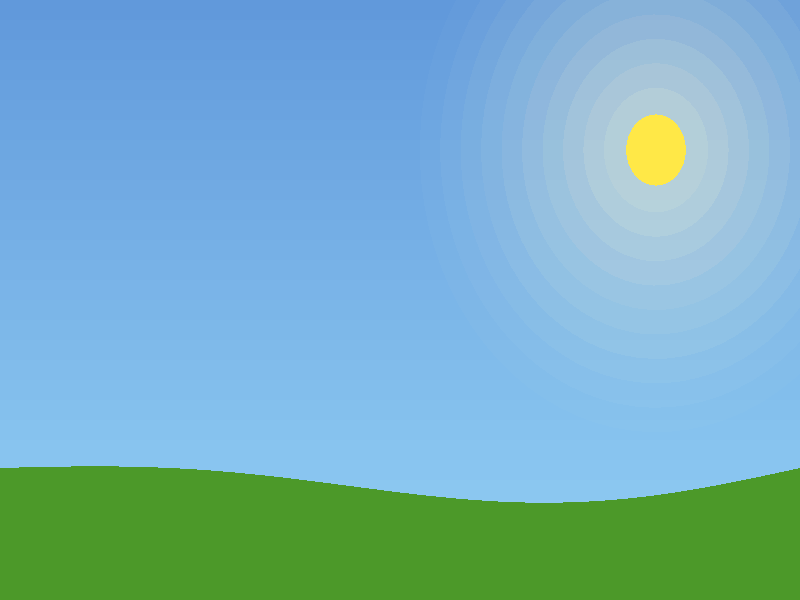

Write MATLAB code to recreate this figure. (Note: this script raises an error after producing the figure.)
% =========================================================
%  Realistic Cloud & Blooming Flower Animation
%  Volumetric clouds with parallax, red flower with
%  staggered petal unfurl, wind sway, grass, sun halo.
%  Run in MATLAB R2019b or later.
% =========================================================

fig = figure('Color',[0.53 0.80 0.96], 'Position',[80 80 860 540], ...
    'Name','Cloud & Flower Scene','NumberTitle','off','MenuBar','none');
ax = axes('Parent',fig,'Position',[0 0 1 1], ...
    'XLim',[0 860],'YLim',[0 540], ...
    'Color',[0.53 0.80 0.96],'XTick',[],'YTick',[],'YDir','reverse');
hold(ax,'on'); axis(ax,'off');
W = 860; H = 540;

% =========================================================
%  HELPER FUNCTIONS (defined at end as local functions)
% =========================================================

% ---- Sky gradient (static coloured bands) ---------------
nBands = 30;
for i = 1:nBands
    y0 = H*(i-1)/nBands;  y1 = H*i/nBands;
    t  = (i-1)/(nBands-1);
    c  = min([0.38+0.20*t, 0.60+0.22*t, 0.86+0.10*t], 1);
    fill(ax,[0 W W 0],[y0 y0 y1 y1],c,'EdgeColor','none');
end

% ---- Sun + halo -----------------------------------------
th  = linspace(0,2*pi,80);
SX  = W*0.82; SY = H*0.25;
for hi = 1:10
    r   = 34 + hi*22;
    alp = max(0.12 - hi*0.01, 0);
    fill(ax, SX+r*cos(th), SY+r*sin(th), [1 0.97 0.82], ...
        'EdgeColor','none','FaceAlpha',alp);
end
fill(ax, SX+32*cos(th), SY+32*sin(th), [1 0.91 0.28],'EdgeColor','none');

% ---- Ground / rolling hill ------------------------------
hillX = linspace(0,W,200);
hillY = H*0.78 + 22*sin(hillX/W*pi) - 14*sin(hillX/W*2*pi);
gndX  = [hillX, W, 0];
gndY  = [hillY, H, H];
fill(ax, gndX, gndY, [0.30 0.60 0.16],'EdgeColor','none');

% ---- Stem (shadow + stem) --------------------------------
stemBaseX = W*0.5;  stemBaseY = H*0.80;
stemTipY  = H*0.52;
nStem     = 40;
stem_t    = linspace(0,1,nStem);
stemS_h   = plot(ax, zeros(1,nStem), zeros(1,nStem), ...
    'Color',[0 0.15 0 0.18], 'LineWidth',9);
stem_h    = plot(ax, zeros(1,nStem), zeros(1,nStem), ...
    'Color',[0.18 0.48 0.06], 'LineWidth',7);

% ---- Leaves ----------------------------------------------
leaf1_h  = fill(ax, stemBaseX, stemBaseY, [0.14 0.52 0.10],'EdgeColor','none');
leaf2_h  = fill(ax, stemBaseX, stemBaseY, [0.16 0.55 0.12],'EdgeColor','none');
leaf1v_h = plot(ax, [stemBaseX stemBaseX],[stemBaseY stemBaseY], ...
    'Color',[0.08 0.34 0.04],'LineWidth',0.8);
leaf2v_h = plot(ax, [stemBaseX stemBaseX],[stemBaseY stemBaseY], ...
    'Color',[0.08 0.34 0.04],'LineWidth',0.8);

% ---- Calyx -----------------------------------------------
nCalyx  = 5;
calyx_h = gobjects(nCalyx,1);
for ci = 1:nCalyx
    calyx_h(ci) = fill(ax, stemBaseX, stemBaseY, [0.18 0.48 0.06],'EdgeColor','none');
end

% ---- Petals ----------------------------------------------
nPetals     = 8;
petalAngles = linspace(0, 2*pi, nPetals+1); petalAngles(end)=[];
petalS_h    = gobjects(nPetals,1);
petal_h     = gobjects(nPetals,1);
for p = 1:nPetals
    petalS_h(p) = fill(ax, stemBaseX, stemBaseY, [0.50 0 0.02], ...
        'EdgeColor','none','FaceAlpha',0.15);
    petal_h(p)  = fill(ax, stemBaseX, stemBaseY, [0.85 0.06 0.08], ...
        'EdgeColor',[0.55 0 0.05],'LineWidth',0.6);
end

% ---- Stamens --------------------------------------------
nStamen  = 18;
stamen_h = gobjects(nStamen,1);
anther_h = gobjects(nStamen,1);
for s = 1:nStamen
    stamen_h(s) = plot(ax, [stemBaseX stemBaseX],[stemBaseY stemBaseY], ...
        'Color',[0.86 0.70 0.04],'LineWidth',0.9);
    anther_h(s) = fill(ax, stemBaseX, stemBaseY, [0.94 0.78 0.08],'EdgeColor','none');
end

% ---- Center disc ----------------------------------------
center_h = fill(ax, stemBaseX+10*cos(th), stemBaseY+10*sin(th), ...
    [0.88 0.56 0.04],'EdgeColor',[0.50 0.28 0],'LineWidth',1);

% ---- Clouds (7 total, 3 layers) -------------------------
% columns: x, y, scale, speed, layer, seed, alpha
cloudData = [ ...
    W*0.20, H*0.18, 0.70, 0.22, 0, 10, 0.60; ...
    W*0.75, H*0.12, 0.55, 0.18, 0, 20, 0.58; ...
    W*0.55, H*0.22, 1.00, 0.40, 1, 30, 0.88; ...
    W*1.10, H*0.16, 0.85, 0.35, 1, 40, 0.85; ...
    W*1.50, H*0.28, 0.90, 0.45, 1, 50, 0.87; ...
    W*0.88, H*0.08, 1.15, 0.55, 2, 60, 0.92; ...
    W*1.35, H*0.20, 1.00, 0.50, 2, 70, 0.90  ...
];
nClouds    = size(cloudData,1);
cloud_x    = cloudData(:,1);
cloud_y    = cloudData(:,2);
cloud_s    = cloudData(:,3);
cloud_sp   = cloudData(:,4);
cloud_layer= cloudData(:,5);
cloud_seed = cloudData(:,6);
cloud_alpha= cloudData(:,7);

% Blob layout inside each cloud (offsets + radii, unscaled)
blobOff = [0 0;58 24;-58 20;28 -14;-28 -12;20 30;-20 32;38 10;-38 12];
blobRx  = [52 40 38 32 32 28 28 30 30];
blobRy  = [37 29 27 23 23 20 20 22 22];
nBlobs  = size(blobOff,1);

cShadow = gobjects(nClouds, nBlobs);
cBody   = gobjects(nClouds, nBlobs);
cHigh   = gobjects(nClouds, nBlobs);
for ci = 1:nClouds
    for bi = 1:nBlobs
        cShadow(ci,bi) = fill(ax,0,0,[0.72 0.78 0.86],'EdgeColor','none','FaceAlpha',0.10);
        cBody(ci,bi)   = fill(ax,0,0,[0.96 0.97 1.00],'EdgeColor','none','FaceAlpha',0.85);
        cHigh(ci,bi)   = fill(ax,0,0,[1.00 1.00 1.00],'EdgeColor','none','FaceAlpha',0.45);
    end
end

% ---- Haze overlay ----------------------------------------
fill(ax,[0 W W 0],[H*0.60 H*0.60 H*0.84 H*0.84], ...
    [0.80 0.88 1.00],'EdgeColor','none','FaceAlpha',0.14);

% =========================================================
%  ANIMATION LOOP
% =========================================================
nFrames = 420;
for f = 1:nFrames

    bloom     = min(f / 280, 1);
    windPhase = f * 0.022;

    % -- Stem bezier --------------------------------------
    sway  = sin(windPhase*0.7) * 6 * bloom;
    cTipX = stemBaseX + sway;
    cTipY = stemTipY;
    c1    = [stemBaseX + sin(windPhase*0.5)*4,  stemBaseY - 60];
    c2    = [cTipX - 8,                          cTipY + 60];
    p0    = [stemBaseX, stemBaseY];
    p3    = [cTipX,     cTipY];
    stemX = zeros(1,nStem); stemY = zeros(1,nStem);
    for si = 1:nStem
        tt = stem_t(si); mt = 1-tt;
        stemX(si) = mt^3*p0(1)+3*mt^2*tt*c1(1)+3*mt*tt^2*c2(1)+tt^3*p3(1);
        stemY(si) = mt^3*p0(2)+3*mt^2*tt*c1(2)+3*mt*tt^2*c2(2)+tt^3*p3(2);
    end
    set(stemS_h,'XData',stemX+3,'YData',stemY+3);
    set(stem_h, 'XData',stemX,  'YData',stemY);

    % -- Leaves -------------------------------------------
    leafT = min(bloom * 1.6, 1);
    if leafT > 0.01
        windLean = sin(windPhase*0.8) * 4 * leafT;
        l1ang = -0.6 + windLean*0.05;
        l2ang =  0.5 + windLean*0.05;
        [l1x,l1y] = localLeaf(stemBaseX-2, stemBaseY-85,  52*leafT, 18*leafT, l1ang);
        [l2x,l2y] = localLeaf(stemBaseX+2, stemBaseY-125, 52*leafT, 18*leafT, l2ang);
        set(leaf1_h,'XData',l1x,'YData',l1y);
        set(leaf2_h,'XData',l2x,'YData',l2y);
        set(leaf1v_h,'XData',[stemBaseX-2, stemBaseX-2+sin(l1ang)*8], ...
                     'YData',[stemBaseY-85, stemBaseY-85-52*leafT]);
        set(leaf2v_h,'XData',[stemBaseX+2, stemBaseX+2+sin(l2ang)*8], ...
                     'YData',[stemBaseY-125, stemBaseY-125-52*leafT]);
    end

    % -- Calyx --------------------------------------------
    calyxT = min(bloom * 3, 1);
    for ci = 1:nCalyx
        ca  = (ci-1)/nCalyx * 2*pi - pi/2;
        sl  = 14 * calyxT;
        % simple triangle petal
        cpx = [cTipX, cTipX + cos(ca+0.25)*sl*0.5, cTipX + cos(ca)*sl, ...
               cTipX + cos(ca-0.25)*sl*0.5, cTipX];
        cpy = [cTipY, cTipY + sin(ca+0.25)*sl*0.5, cTipY + sin(ca)*sl, ...
               cTipY + sin(ca-0.25)*sl*0.5, cTipY];
        set(calyx_h(ci),'XData',cpx,'YData',cpy);
    end

    % -- Petals -------------------------------------------
    nPP = 24;
    tp2 = linspace(0, 2*pi, nPP);
    for p = 1:nPetals
        stagger  = (p-1)/nPetals * 0.28;
        pb       = max(0, min((bloom - stagger)/(1 - max(stagger,1e-9)), 1));
        ang2     = petalAngles(p) + sin(windPhase*0.9 + p*0.7)*0.04*bloom;
        pLen     = 8 + 50*pb;
        pWid     = 3 + 19*pb;
        curv     = 0.60 - 0.52*pb;
        % Rotated ellipse, offset along ang2
        ex2 = pLen*(1-curv)*cos(tp2);
        ey2 = pWid*sin(tp2);
        px2 = ex2*cos(ang2) - ey2*sin(ang2) + cTipX + (pLen*0.5)*cos(ang2);
        py2 = ex2*sin(ang2) + ey2*cos(ang2) + cTipY + (pLen*0.5)*sin(ang2);
        rc  = [min(0.82+0.08*pb,1), 0.05+0.04*pb, 0.07+0.03*pb];
        set(petalS_h(p),'XData',px2+3,'YData',py2+3);
        set(petal_h(p), 'XData',px2,  'YData',py2, ...
            'FaceColor',rc,'FaceAlpha',0.5+0.45*pb);
    end

    % -- Stamens ------------------------------------------
    stamenT2 = max(0,(bloom-0.60)/0.40);
    for s = 1:nStamen
        sa    = (s-1)/nStamen * 2*pi;
        sdist = (6 + mod(s*1.7,5)) * stamenT2;
        sx1   = cTipX + cos(sa)*3;   sy1 = cTipY + sin(sa)*3;
        sx2   = cTipX + cos(sa)*(sdist+4); sy2 = cTipY + sin(sa)*(sdist+4);
        set(stamen_h(s),'XData',[sx1 sx2],'YData',[sy1 sy2], ...
            'Color',[0.86 0.70 0.04 stamenT2*0.75]);
        ar = 1.8 * stamenT2;
        set(anther_h(s),'XData', sx2+ar*cos(th), 'YData', sy2+ar*sin(th));
    end

    % -- Center disc --------------------------------------
    cr = 10 * min(bloom*2,1);
    set(center_h,'XData',cTipX+cr*cos(th),'YData',cTipY+cr*sin(th));

    % -- Clouds -------------------------------------------
    for ci = 1:nClouds
        cloud_x(ci) = cloud_x(ci) - cloud_sp(ci);
        if cloud_x(ci) < -180
            cloud_x(ci) = W + 80 + rand()*120;
            cloud_y(ci) = H*(0.05 + rand()*0.28);
        end
        cloud_y(ci) = cloud_y(ci) + sin(f*0.008 + cloud_seed(ci))*0.08;

        cx2  = cloud_x(ci);
        cy2  = cloud_y(ci);
        cs   = cloud_s(ci);
        alp2 = cloud_alpha(ci) * (0.55 + 0.45*(cloud_layer(ci)>0));

        for bi = 1:nBlobs
            bx2 = cx2 + blobOff(bi,1)*cs;
            by2 = cy2 + blobOff(bi,2)*cs;
            rx2 = blobRx(bi)*cs;
            ry2 = blobRy(bi)*cs;
            [ex2,ey2] = localEllipse(bx2, by2+ry2*0.30, rx2*1.1, ry2*0.45, 22);
            set(cShadow(ci,bi),'XData',ex2,'YData',ey2,'FaceAlpha',0.10*alp2);
            [ex2,ey2] = localEllipse(bx2, by2, rx2, ry2, 22);
            bc = min([0.90+0.06*(1-bi/nBlobs), 0.93+0.04*(1-bi/nBlobs), 1.00],1);
            set(cBody(ci,bi),'XData',ex2,'YData',ey2,'FaceColor',bc,'FaceAlpha',0.80*alp2);
            [ex2,ey2] = localEllipse(bx2-rx2*0.08, by2-ry2*0.15, rx2*0.62, ry2*0.58, 22);
            set(cHigh(ci,bi),'XData',ex2,'YData',ey2,'FaceAlpha',0.38*alp2);
        end
    end

    drawnow limitrate;
    pause(0.025);
end
hold(ax,'off');
disp('Animation complete!');

% =========================================================
%  LOCAL HELPER FUNCTIONS
% =========================================================
function [lx,ly] = localLeaf(baseX, baseY, len, wid, angle)
    n   = 20;
    tv  = linspace(0,1,n);
    % right bezier edge
    rx1 = baseX + wid*0.8*sin(angle);  ry1 = baseY - len*0.4*cos(angle);
    rx2 = baseX + wid*0.5*sin(angle);  ry2 = baseY - len*0.85*cos(angle);
    tipX = baseX;                        tipY = baseY - len;
    lxR = zeros(1,n); lyR = zeros(1,n);
    for ti = 1:n
        tt=tv(ti); mt=1-tt;
        lxR(ti)=mt^3*baseX+3*mt^2*tt*rx1+3*mt*tt^2*rx2+tt^3*tipX;
        lyR(ti)=mt^3*baseY+3*mt^2*tt*ry1+3*mt*tt^2*ry2+tt^3*tipY;
    end
    % left bezier edge (tip back to base)
    lx1 = baseX - wid*0.3*sin(angle);  ly1 = baseY - len*0.7*cos(angle);
    lx2 = baseX - wid*0.1*sin(angle);  ly2 = baseY - len*0.3*cos(angle);
    lxL = zeros(1,n); lyL = zeros(1,n);
    for ti = 1:n
        tt=tv(ti); mt=1-tt;
        lxL(ti)=mt^3*tipX+3*mt^2*tt*lx1+3*mt*tt^2*lx2+tt^3*baseX;
        lyL(ti)=mt^3*tipY+3*mt^2*tt*ly1+3*mt*tt^2*ly2+tt^3*baseY;
    end
    lx = [lxR, lxL];
    ly = [lyR, lyL];
end

function [ex,ey] = localEllipse(cx, cy, rx, ry, n)
    t2 = linspace(0, 2*pi, n);
    ex = cx + rx*cos(t2);
    ey = cy + ry*sin(t2);
end
